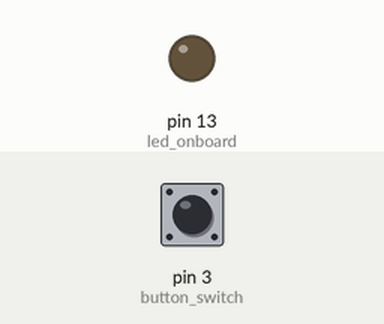
Simulated run of this sketch. Board: Arduino Uno, built with avr-gcc and run on an emulated ATmega328P. Parts: output pins drawn as LEDs (lit = HIGH). The inputs (shaded band) are chosen by the test bench; at power-on: pin 3 (button_switch) LOW.

Above: at 1.2 s.
1.3 s: pin 3 (button_switch) pulled HIGH for 0.15 s
At 1.4 s:
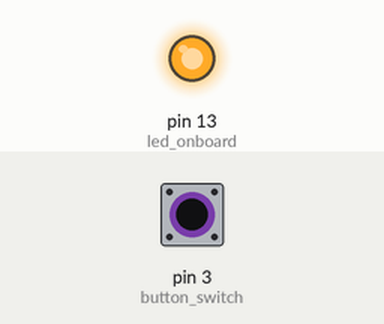
3.0 s: pin 3 (button_switch) pulled HIGH for 3.2 s
At 7.2 s:
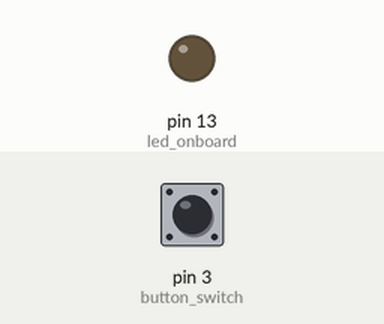
Timing chart, 0 to 8.7 s (numbered marks = the images above; inputs shaded):
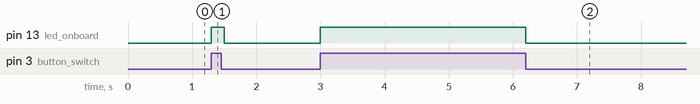

The sketch:

digital_input_to_digital_output.ino
```cpp
/*
 * EE490 Homework/ project #2
 * Due : Septermber 13, 2018 at 8am
 *
 * 2. Write Arduino code to read the input state of pin 3
 *    and output the value to the onboard LED.
 *    a. create hardware that causes pin 3 to read high value
 *       when a button switch is pushed and low value when the
 *       switch isn't pushed
 *    b. compile and verify the code.
 *    c. download the code to your Arduino.
 *    d. send a video of your completed project tp your instructor
 *       or you can demonstrate it in person.
 */


const int button_switch = 3;       // assigns pin 3 as the inputPin from the button switch
const int led_onboard = 13;        // assigns pin 13 to the onboardBoard LED

void setup()
{
  pinMode(button_switch, INPUT);   // assigns the button_switch as an input signal
  pinMode(led_onboard, OUTPUT);    // assigns the onboardLED as an output signal
}

void loop()
{
  // writes a digital signal to the onboard LED that is determined on the logical
  //   state of the digitalread value of button_switch. Uses ternary operator
  digitalWrite( led_onboard, digitalRead(button_switch) ? HIGH : LOW );
  delay(100);
}
```

Measured:
- after the input at 1.3 s, pin 13 (led_onboard): LOW → HIGH at once, → LOW 0.20 s later
- after the input at 3.0 s, pin 13 (led_onboard): LOW → HIGH at once, → LOW 3.2 s later
